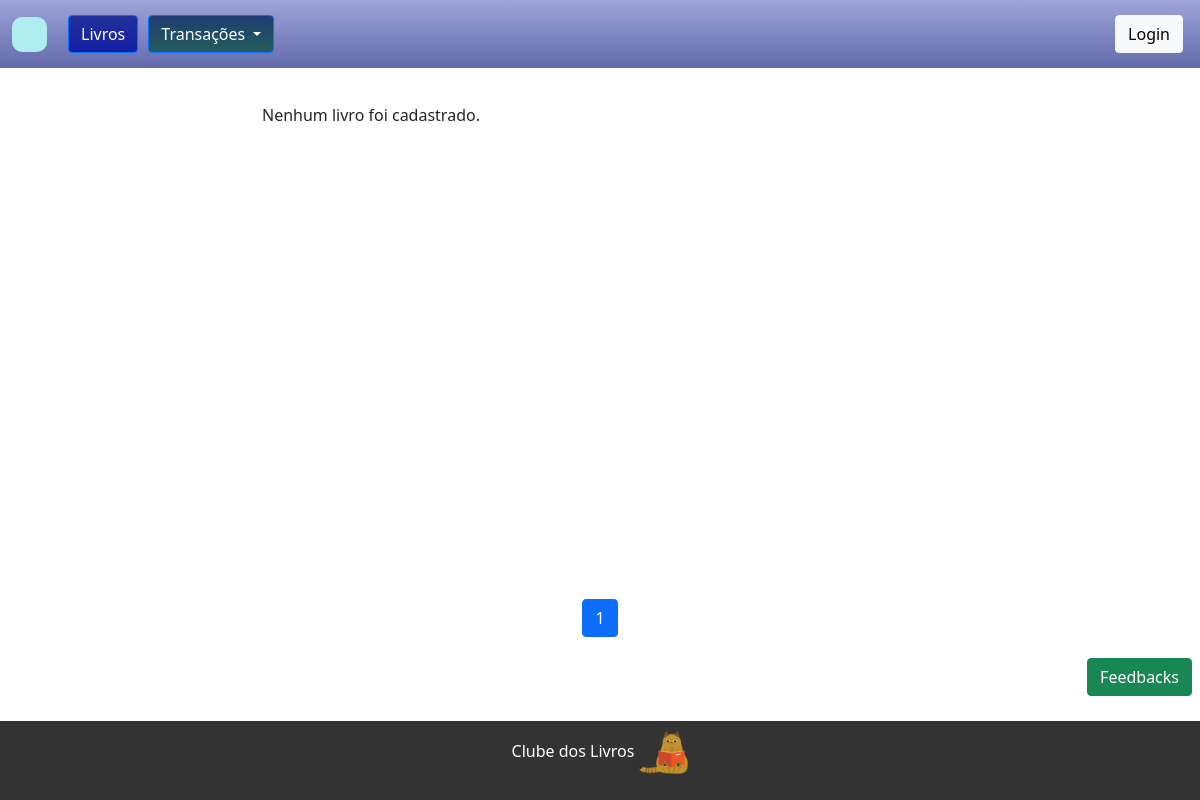
The app's page /doacao/, older data.
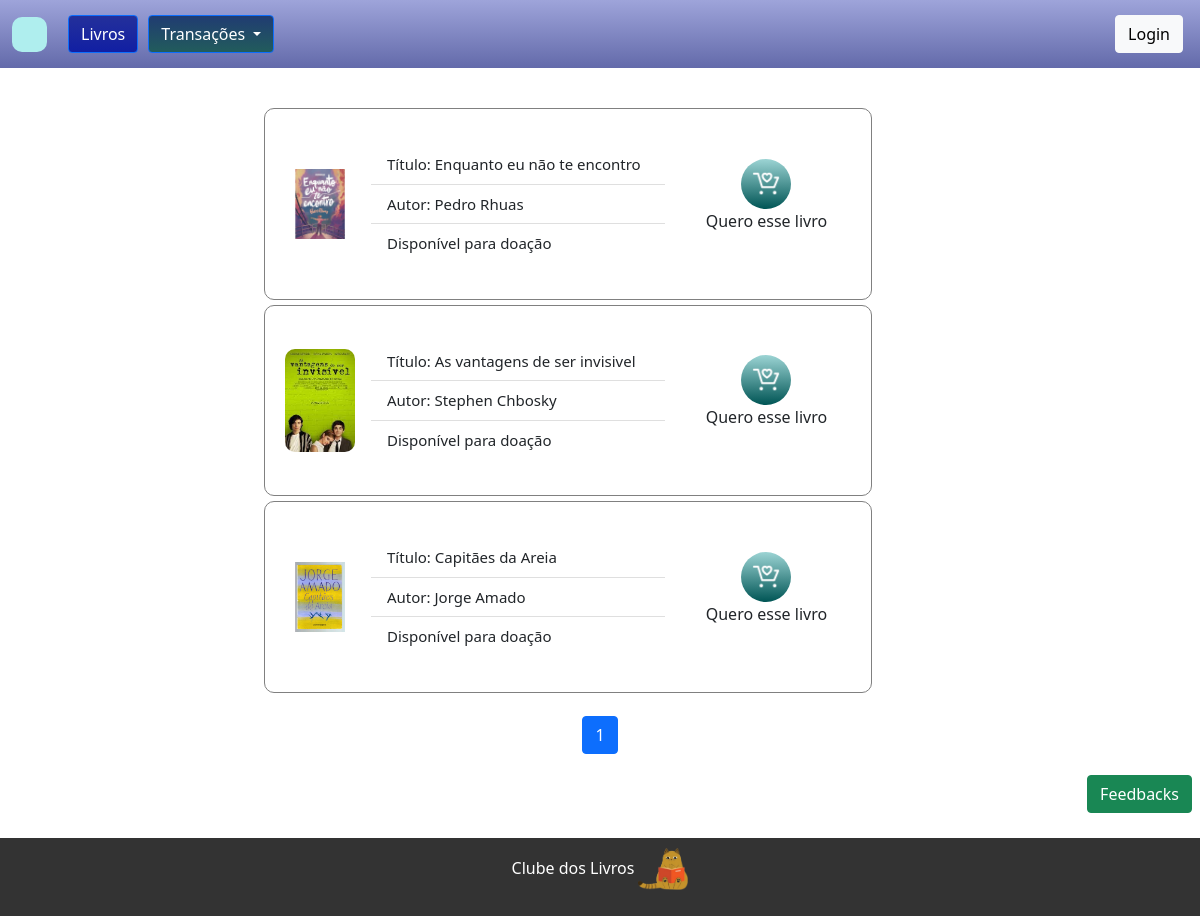
The same page, newer data.
### books/models.py (models this page shows, shortened)
class Livro(models.Model):
    OPÇÕES = (
        ('venda', 'Venda'),
        ('troca', 'Troca'),
        ('doacao', 'Doação'),
    )
    titulo = models.CharField(max_length=100)
    autor = models.CharField(max_length=100)
    tipo_transacao = models.CharField(max_length=10, choices=OPÇÕES, default='doacao')
    preco = models.DecimalField(max_digits=10, decimal_places=2, null=True, blank=True)
    sinopse = models.TextField(blank=True, null=True)
    genero = models.ManyToManyField(GeneroLivro)
    whatsapp = models.CharField(help_text="DDD + Número", max_length=20, blank=True, null=True)
    capa = models.ImageField(upload_to='static/img/capas/', blank=True, null=True)
    usuario_email = models.EmailField(blank=True, null=True),
    usuario = models.ForeignKey(User, on_delete=models.CASCADE, null=True, blank=True)
    data_exclusao = models.DateTimeField(null=True, blank=True)
    def validar_e_formatar_numero(self):
        if self.whatsapp:
            try:
                whatsapp_obj = phonenumbers.parse("+55"+self.whatsapp, None)
                if phonenumbers.is_valid_number(whatsapp_obj):
                    return phonenumbers.format_number(whatsapp_obj, phonenumbers.PhoneNumberFormat.INTERNATIONAL)
                else:
                    return "Número de telefone inválido."
            except phonenumbers.NumberParseException:
                return "Erro ao validar o número de telefone."
        else:
            return "Número de telefone não fornecido."

### books/views.py (the view)
# urls.py: path('doacao/', views.doacao, name='doação'),
def doacao(request):
    dados = Livro.objects.filter(tipo_transacao='doacao')
    itens_por_pagina = 5
    paginator = Paginator(dados, itens_por_pagina)
    pagina = request.GET.get('pagina')
    dados_paginados = paginator.get_page(pagina)
    return render(request, 'doacao.html', {'dados_paginados': dados_paginados})

### books/templates/doacao.html (shortened to what this page needs)
{% extends 'base.html' %}
{% block content %}
{% load static %}
<link rel="stylesheet" href="{% static 'css/style.css' %}">
<div class="wrapper">
        <div class="containerListBooks">
                <ul class="list-group list-group-flush">
                        <li class="list-group-item">
                                {% for livro in dados_paginados %}
                                <div class="card-books" style="font-size: 15px;">
                                        <img style="width: 70px; border-radius: 10px;" src="{{ livro.capa.url }}"
                                                alt="oi">
                                        <div class="card-body">
                                                <ul class="list-group list-group-flush" style="width: 100%;">
                                                        <li class="list-group-item">Título: {{ livro.titulo }}</li>
                                                        <li class="list-group-item">Autor: {{ livro.autor }}</li>
                                                        <li class="list-group-item">Disponível para doação</li>
                                                </ul>
                                        </div>
                                        <div class="botaoTexto">
                                                <button type="button" class="btnGetBooks  abrir-modal"
                                                        data-usuario="{{ livro.usuario.email }}"
                                                        data-whatsapp="{{ livro.validar_e_formatar_numero }}"><img
                                                                style="width: 30px; height: 30px;"
                                                                src="/static/img/icons/getBook.png" alt=""></button>
                                                <p class="texto-abaixo">Quero esse livro</p>
                                        </div>
                                </div>
                                {% empty %}
                                <p>Nenhum livro foi cadastrado.</p>
                                {% endfor %}
                        </li>
                </ul>
        </div>
</div>
<div>
        <nav aria-label="Page navigation example">
                <ul class="pagination justify-content-center">
                        {% for num_pagina in dados_paginados.paginator.page_range %}
                        <li class="page-item {% if dados_paginados.number == num_pagina %}active{% endif %}">
                                <a class="page-link" href="?pagina={{ num_pagina }}">{{ num_pagina }}</a>
                        </li>
                        {% endfor %}
                </ul>
        </nav>
</div>
<div class="d-grid gap-2 d-md-flex justify-content-md-end">
        <a href="{% url 'feedbacks' %}" class="btn btn-success me-md-2" type="button">Feedbacks</a>
</div>
{% endblock %}

### books/templates/base.html (shortened to what this page needs)
<!doctype html>
<html lang="en">
{% load static %}
<head>
  <link rel="stylesheet" href="https://cdn.jsdelivr.net/npm/bootstrap@5.0.2/dist/css/bootstrap.min.css" rel="stylesheet"
>
  <link rel="stylesheet" href="{% static 'css/style.css' %}">
</head>
<nav style="background: linear-gradient( rgb(158, 164, 218), rgb(99, 106, 170)) !important;"
  class="navbar navbar-expand-lg navbar-light bg-light">
  <div class="container-fluid">
    <a class="navbar-brand" href="{% url 'homeAbout' %}"></a>
    <a style="size: 20px; background: linear-gradient( rgb(36, 48, 155), rgb(17, 31, 163));" class="btn btn-primary" href="{% url 'books' %}" style="font-size: small">Livros</a>
    <div class="dropdown">
      <button style="background: linear-gradient(rgb(32, 60, 114), rgb(34, 92, 92));" class="btn btn-primary dropdown-toggle" type="button" id="dropdownMenuButton1" data-bs-toggle="dropdown"
        aria-expanded="false">
        Transações
      </button>
    </div>
    <div class="collapse navbar-collapse" id="navbarScroll">
      <div class="d-flex" style="display: inline; align-items: center;">
        {% if user.is_authenticated %}
        <a class="btn btn-info" href="{% url 'profile' %}" type="submit">Meus Livros</a>
        <a class="btn btn-secondary" href="{% url 'cadastroLivro' %}"
          style="color: black; background-color: paleturquoise;" type="submit">Cadastrar Livros</a>
        <a class="btn btn-light" href="{% url 'account_logout' %}" data-bs-toggle="modal" data-bs-target="#modalSair"
          type="submit">Sair</a>
        {% else %}
        <a class="btn btn-light" href="{% url 'account_login' %}" type="submit">Login</a>
        {% endif %}
      </div>
    </div>
  </div>
</nav>
{% block content %}
{% endblock %}
<footer class="footer" style="margin-top: 20px;">
  <p>Clube dos Livros <img style="width: 50px; height: auto;" src="{% static 'img/imagensProjeto/catReading.png' %}"
      alt="Gatinho">
  </p>
</footer>
</body>
</html>
        {% load i18n %}

### static/css/style.css (style rules this page uses)
.navbar, navbar-expand-lg, navbar-light, bg-light { position: fixed; top: 0; left: 0; width: 100%; padding: 10px 0; z-index: 1000; }
.wrapper { flex-grow: 1; }
.navbar-brand { display: inline-block; width: 35px; height: 35px; border: 10px solid linear-gradient( rgb(158, 164, 218), rgb(99, 106, 170)); border-radius: 10px; background-color: paleturquoise; background-size: cover; }
.footer { bottom: 0; width: 100%; background-color: #333333; color: #fff; text-align: center; padding: 10px 0; }
.btn, btn-light { margin: 5px; }
.containerListBooks { margin-top: 85px; flex-wrap: wrap; width: 100%; height: auto; padding: 10px; display: flex; justify-content: center; align-items: center; overflow: auto; }
.card-books { margin-top: 5px; margin-bottom: 5px; margin-left: 2px; margin-right: 2px; display: flex; padding: 20px; border: 1px solid grey; border-radius: 10px; justify-content: center; align-items: center; height: auto; width: 90%; }
.list-group, list-group-flush { width: 85%; }
@media (min-width: 769px) { .list-group, list-group-flush { width: 60%; } }
.btnGetBooks { padding: 10px; bottom: 10px; right: 10px; background: linear-gradient(rgb(156, 212, 212), rgb(0, 85, 85)); color: white; border: none; border-radius: 50%; cursor: pointer; }
.botaoTexto { width: 30%; height: 100%; align-items: center; justify-content: center; text-align: center; }
.texto-abaixo { display: none; }
@media (min-width: 1000px) { .texto-abaixo { display: block; font-size: 16px; } }

Row changes from the older to the newer data that the page shows:
added Livro: capa (picture), titulo "Enquanto eu não te encontro", autor "Pedro Rhuas"
added Livro: capa (picture), titulo "As vantagens de ser invisivel", autor "Stephen Chbosky"
added Livro: capa (picture), titulo "Capitães da Areia", autor "Jorge Amado"
Text that changed along with them:
text no longer shown: "Nenhum livro foi cadastrado."
